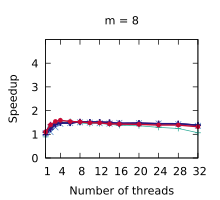

The gnuplot source for this figure:
set title "m = 8"
set terminal pdf size 2.2,2.0
set output "./results/Scans_n___4,194,304,_m___8.pdf"
set key off
set xrange [1:32]
set xtics (1, 4, 8, 12, 16, 20, 24, 28, 32)
set xlabel "Number of threads"
set yrange [0:5]
set ytics (0, 1, 2, 3, 4)
set ylabel "Speedup"
plot './results/Scans_n___4,194,304,_m___8.dat' using 1:2 title "Outer parallelism" pointsize 0.7 lw 1 pt 1 linecolor rgb "#24A793" with linespoints, \
  './results/Scans_n___4,194,304,_m___8.dat' using 1:3 title "Inner parallelism" pointsize 0.7 lw 1 pt 2 linecolor rgb "#5287C6" with linespoints, \
  './results/Scans_n___4,194,304,_m___8.dat' using 1:4 title "Multi-atomics 64 1 4" pointsize 0.7 lw 2 pt 1 linecolor rgb "#801478" with linespoints, \
  './results/Scans_n___4,194,304,_m___8.dat' using 1:5 title "Multi-atomics 2 64 1 4" pointsize 0.7 lw 2 pt 1 linecolor rgb "#0A5080" with linespoints, \
  './results/Scans_n___4,194,304,_m___8.dat' using 1:6 title "Multi-atomics 3 64 1 4" pointsize 0.7 lw 2 pt 1 linecolor rgb "#281480" with linespoints, \
  './results/Scans_n___4,194,304,_m___8.dat' using 1:7 title "WorkAssisting 4" pointsize 0.4 lw 2 pt 7 linecolor rgb "#C80A35" with linespoints
